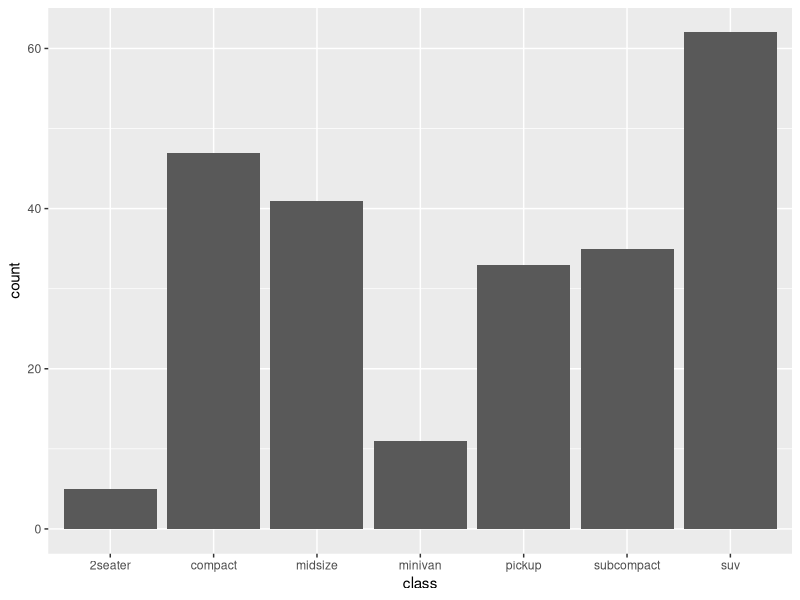
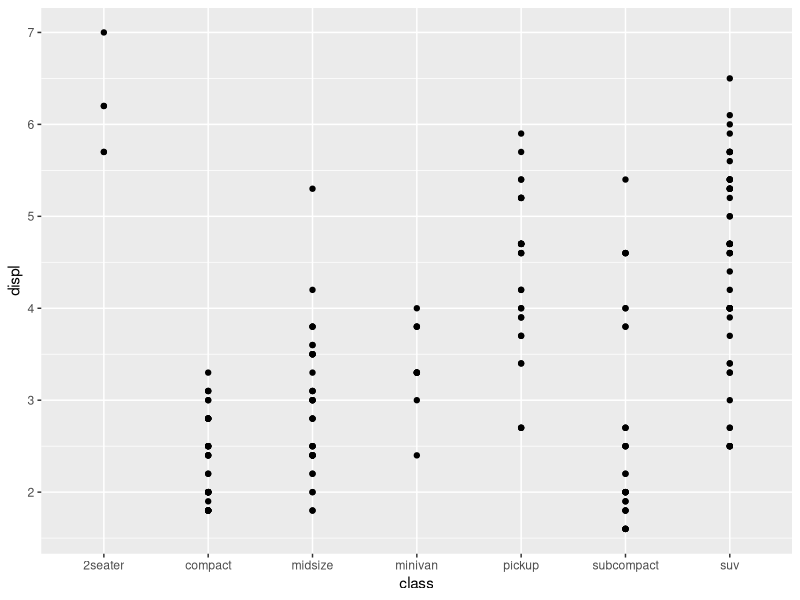
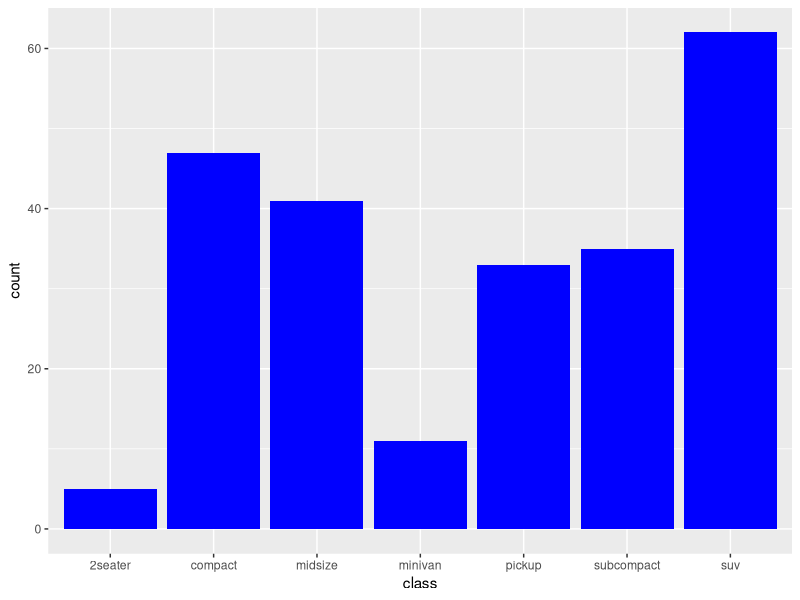
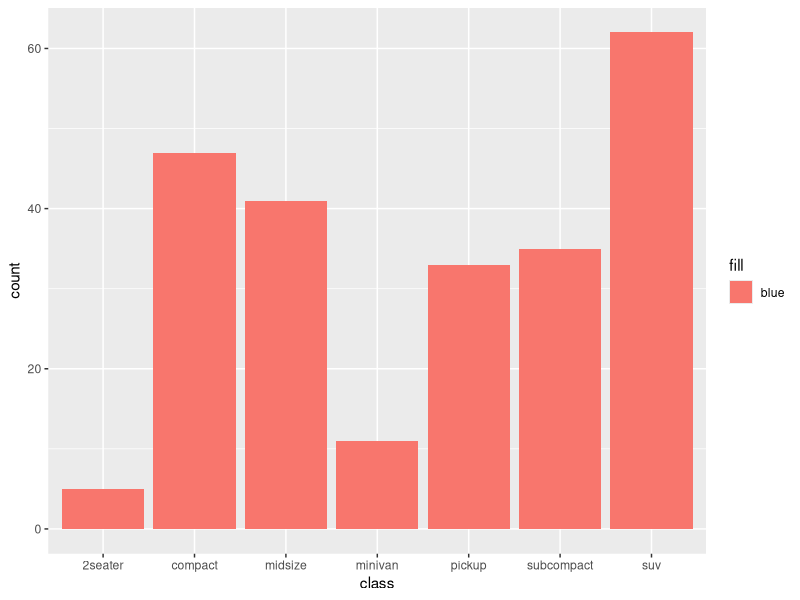
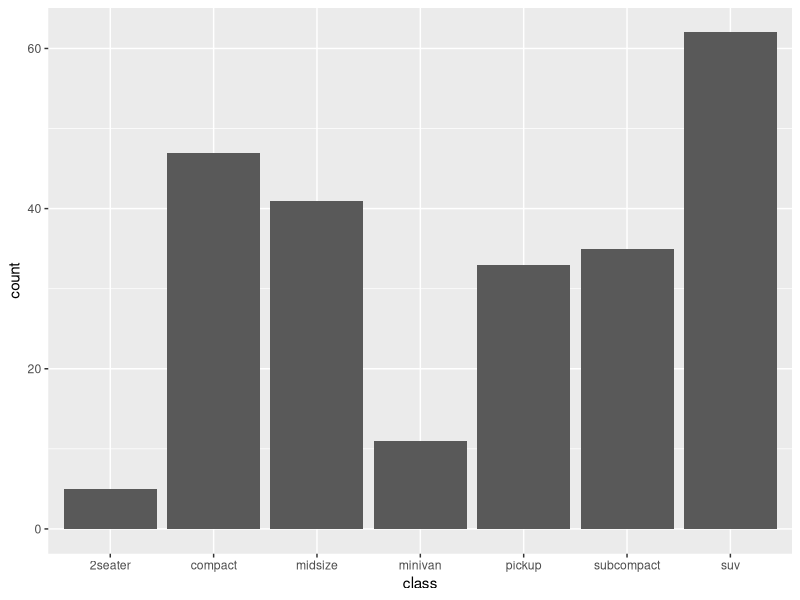

These figures' R source, in order: (Note: this script raises an error after producing the figures.)
library(ggplot2)

help(mtcars)
View(mtcars)

ggplot(mpg, aes(class)) + geom_bar()

ggplot(mpg, aes(x=class, y=displ)) +
  geom_point()


ggplot(mpg, aes(x=class)) + geom_bar(fill="blue")

# Primera tarea, cambiar el parametro fill
ggplot(mpg, aes(x=class, fill="blue")) + geom_bar()
# esto es porque lo toma como variable categorica, como solo la considera 1 variable y por eso 
# es que solo pone una leyenda con el blue 
  
# Si lo ubicamos fuera de aes, no genera error pero tampoco nos modifica el grafico
ggplot(mpg, aes(x=class), fill="blue") + geom_bar()

ggplot(mpg, aes(x=class, fill=c("xxx", "yyy"))) + geom_bar()
# error porque debe recibir algo de length 1 o el mismo largo que el dataset

ggplot(mpg, aes(class))
# el grafico esta vacio, el grafico recibe solo el eje de las x, por eso no genera grafico

help("aes")

ggplot(mpg, aes(class)) + geom_point()
# de aes falta la y

"ggplot(mpg, aes(class)) = ggplot(mpg, aes(x=class))"
# esto siempre se cumple para aes

ggplot(mpg, aes(x=class, y=displ)) +
  geom_point()

ggplot(mpg, aes(x=cty,
                y=displ,
                size=hwy,
                color=class)) +
  geom_point()

ggplot(mpg,aes(x=cty, y=displ)) +
  geom_bar() +
  geom_point()
  


ggplot(mpg, aes(x=cty)) +
  geom_bar(fill="grey") +
  geom_point(aes(y=displ, size=hwy, color=class))

# prueba, que sale mal porque invertimos el orden de las capas
ggplot(mpg, aes(x=cty)) +
  geom_point(aes(y=displ, size=hwy, color=class)) +
  geom_bar(fill="grey")
  

ggplot(mpg, aes(x=cty)) +
  geom_bar(fill="grey") +
  geom_point(aes(y=displ, size=hwy, color=class), alpha=0.5)

x <- data.frame(
  x=rnorm(5000),
  y=rnorm(5000)
)

ggplot(x, aes(x=x, y=y)) +
  geom_point(alpha=0.13)

ggplot(x, aes(x=x, y=y)) +
  geom_jitter()


ggplot(mpg) +
  geom_bar(aes(x=class, y=cty),
           stat="summary",
           fun="max")

ggplot(mpg) +
  stat_summary(aes(x=class, y=cty), 
               fun=mean,
               geom="point")

ggplot(mpg, aes(x=cty, y=displ)) +
  geom_point() + 
  stat_smooth(method="lm")


ggplot(mpg, aes(x=cty,y=displ)) +
  geom_point() +
  facet_grid(. ~ year)

ggplot(mpg, aes(x=cty,y=displ)) +
  geom_point() +
  facet_wrap(~manufacturer, ncol=3)



ggplot(mpg, aes(x=cty)) +
  geom_point(aes(y=displ, size=hwy, color=class), alpha=0.2)

ggplot(mpg, aes(x=cty)) +
  geom_jitter(aes(y=displ, size=hwy, color=class))

ggplot(mpg, aes(x=cty,y=displ)) +
  geom_density2d() +
  geom_jitter()

ggplot(mpg, aes(x=cty, y=displ)) +
  geom_point() +
  facet_grid(.~year)


ggplot(mpg, aes(x=cty, y=displ)) +
  geom_point() +
  facet_grid(year~.)

ggplot(mpg, aes(x=cty, y=displ)) +
  geom_point() +
  facet_grid(year~.)


ggplot(mpg, aes(x=cty, y=displ)) +
  geom_point() +
  facet_grid(year + class ~ .)

ggplot(mpg, aes(x=cty, y=displ)) +
  geom_point() +
  facet_grid(year ~ class)



ggplot(mpg, aes(x=cty, y=displ)) +
  geom_point() +
  facet_grid(year ~ class) +
  scale_x_log10()








